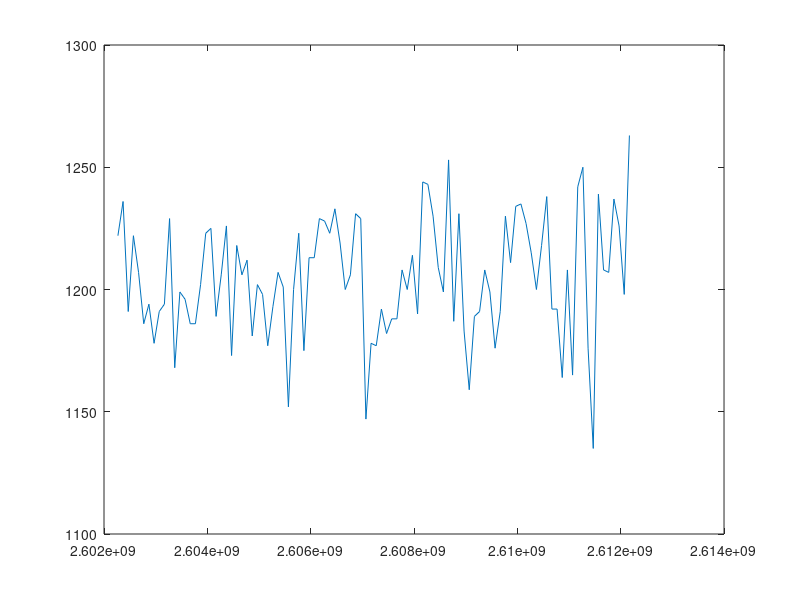

The MATLAB source for this figure:
data = importdata('test2.txt');
data = data.data;

% for i=100
%     scatter3(data(i,14),data(i,15),data(i,16))
%     hold on
%     scatter3(data(i,17),data(i,18),data(i,19))
%     scatter3(data(i,20),data(i,21),data(i,22))
%     scatter3(data(i,23),data(i,24),data(i,25))
%     scatter3(data(i,26),data(i,27),data(i,28))
%     scatter3(data(i,29),data(i,30),data(i,31))
%     scatter3(data(i,32),data(i,33),data(i,34))
%     scatter3(data(i,35),data(i,36),data(i,37))
%     hold off
%     
% end

plot(data(1:100,1),data(1:100,8));